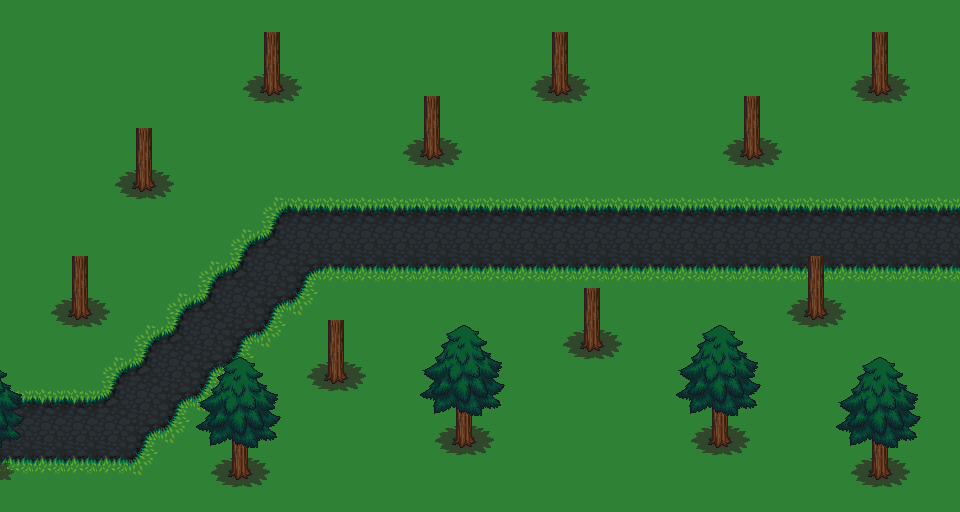

Below is a game level as drawn by its tile map, then a one-line description and the .tmx file that defines it, in full:
An orthogonal 30x16 tile map with 32x32 px tiles, 4 tile layers (Road, Ground, Treetrunk, Treetop), 5 tilesets.

<map version="1.4" tiledversion="1.4.1" orientation="orthogonal" renderorder="right-down" width="30" height="16" tilewidth="32" tileheight="32" infinite="0" nextlayerid="10" nextobjectid="1">
 <tileset firstgid="1" source="lavarock.tsx" />
 <tileset firstgid="19" source="grass.tsx" />
 <tileset firstgid="37" source="trunk.tsx" />
 <tileset firstgid="55" source="treetop.tsx" />
 <tileset firstgid="97" source="wolfsheet1.tsx" />
 <group id="2" name="Grounds">
  <layer id="1" name="Road" width="30" height="16">
   <data encoding="csv">
0,0,0,0,0,0,0,0,0,0,0,0,0,0,0,0,0,0,0,0,0,0,0,0,0,0,0,0,0,0,
0,0,0,0,0,0,0,0,0,0,0,0,0,0,0,0,0,0,0,0,0,0,0,0,0,0,0,0,0,0,
0,0,0,0,0,0,0,0,0,0,0,0,0,0,0,0,0,0,0,0,0,0,0,0,0,0,0,0,0,0,
0,0,0,0,0,0,0,0,0,0,0,0,0,0,0,0,0,0,0,0,0,0,0,0,0,0,0,0,0,0,
0,0,0,0,0,0,0,0,0,0,0,0,0,0,0,0,0,0,0,0,0,0,0,0,0,0,0,0,0,0,
0,0,0,0,0,0,0,0,0,0,0,0,0,0,0,0,0,0,0,0,0,0,0,0,0,0,0,0,0,0,
0,0,0,0,0,0,0,0,7,8,8,8,8,8,8,8,8,8,8,8,8,8,8,8,8,8,8,8,8,8,
0,0,0,0,0,0,0,7,6,11,11,11,11,11,11,11,11,11,11,11,11,11,11,11,11,11,11,11,11,11,
0,0,0,0,0,0,7,6,11,2,14,14,14,14,14,14,14,14,14,14,14,14,14,14,14,14,14,14,14,14,
0,0,0,0,0,7,6,11,2,15,0,0,0,0,0,0,0,0,0,0,0,0,0,0,0,0,0,0,0,0,
0,0,0,0,7,6,11,2,15,0,0,0,0,0,0,0,0,0,0,0,0,0,0,0,0,0,0,0,0,0,
0,0,0,7,6,11,2,15,0,0,0,0,0,0,0,0,0,0,0,0,0,0,0,0,0,0,0,0,0,0,
8,8,8,6,11,2,15,0,0,0,0,0,0,0,0,0,0,0,0,0,0,0,0,0,0,0,0,0,0,0,
11,11,11,11,2,15,0,0,0,0,0,0,0,0,0,0,0,0,0,0,0,0,0,0,0,0,0,0,0,0,
14,14,14,14,15,0,0,0,0,0,0,0,0,0,0,0,0,0,0,0,0,0,0,0,0,0,0,0,0,0,
0,0,0,0,0,0,0,0,0,0,0,0,0,0,0,0,0,0,0,0,0,0,0,0,0,0,0,0,0,0
</data>
  </layer>
  <layer id="3" name="Ground" width="30" height="16">
   <data encoding="csv">
29,29,29,29,29,29,29,29,29,29,29,29,29,29,29,29,29,29,29,29,29,29,29,29,29,29,29,29,29,29,
29,29,29,29,29,29,29,29,29,29,29,29,29,29,29,29,29,29,29,29,29,29,29,29,29,29,29,29,29,29,
29,29,29,29,29,29,29,29,29,29,29,29,29,29,29,29,29,29,29,29,29,29,29,29,29,29,29,29,29,29,
29,29,29,29,29,29,29,29,29,29,29,29,29,29,29,29,29,29,29,29,29,29,29,29,29,29,29,29,29,29,
29,29,29,29,29,29,29,29,29,29,29,29,29,29,29,29,29,29,29,29,29,29,29,29,29,29,29,29,29,29,
29,29,29,29,29,29,29,29,29,29,29,29,29,29,29,29,29,29,29,29,29,29,29,29,29,29,29,29,29,29,
29,29,29,29,29,29,29,29,20,32,32,32,32,32,32,32,32,32,32,32,32,32,32,32,32,32,32,32,32,32,
29,29,29,29,29,29,29,20,33,0,0,0,0,0,0,0,0,0,0,0,0,0,0,0,0,0,0,0,0,0,
29,29,29,29,29,29,20,33,0,25,26,26,26,26,26,26,26,26,26,26,26,26,26,26,26,26,26,26,26,26,
29,29,29,29,29,20,33,0,25,24,29,29,29,29,29,29,29,29,29,29,29,29,29,29,29,29,29,29,29,29,
29,29,29,29,20,33,0,25,24,29,29,29,29,29,29,29,29,29,29,29,29,29,29,29,29,29,29,29,29,29,
29,29,29,20,33,0,25,24,29,29,29,29,29,29,29,29,29,29,29,29,29,29,29,29,29,29,29,29,29,29,
32,32,32,33,0,25,24,29,29,29,29,29,29,29,29,29,29,29,29,29,29,29,29,29,29,29,29,29,29,29,
0,0,0,0,25,24,29,29,29,29,29,29,29,29,29,29,29,29,29,29,29,29,29,29,29,29,29,29,29,29,
26,26,26,26,24,29,29,29,29,29,29,29,29,29,29,29,29,29,29,29,29,29,29,29,29,29,29,29,29,29,
29,29,29,29,29,29,29,29,29,29,29,29,29,29,29,29,29,29,29,29,29,29,29,29,29,29,29,29,29,29
</data>
  </layer>
  <group id="4" name="Tree">
   <layer id="5" name="Treetrunk" width="30" height="16">
    <data encoding="csv">
0,0,0,0,0,0,0,0,0,0,0,0,0,0,0,0,0,0,0,0,0,0,0,0,0,0,0,0,0,0,
0,0,0,0,0,0,0,40,41,42,0,0,0,0,0,0,40,41,42,0,0,0,0,0,0,0,40,41,42,0,
0,0,0,0,0,0,0,46,47,48,0,0,0,0,0,0,46,47,48,0,0,0,0,0,0,0,46,47,48,0,
0,0,0,0,0,0,0,52,53,54,0,0,40,41,42,0,52,53,54,0,0,0,40,41,42,0,52,53,54,0,
0,0,0,40,41,42,0,0,0,0,0,0,46,47,48,0,0,0,0,0,0,0,46,47,48,0,0,0,0,0,
0,0,0,46,47,48,0,0,0,0,0,0,52,53,54,0,0,0,0,0,0,0,52,53,54,0,0,0,0,0,
0,0,0,52,53,54,0,0,0,0,0,0,0,0,0,0,0,0,0,0,0,0,0,0,0,0,0,0,0,0,
0,0,0,0,0,0,0,0,0,0,0,0,0,0,0,0,0,0,0,0,0,0,0,0,0,0,0,0,0,0,
0,40,41,42,0,0,0,0,0,0,0,0,0,0,0,0,0,0,0,0,0,0,0,0,40,41,42,0,0,0,
0,46,47,48,0,0,0,0,0,0,0,0,0,0,0,0,0,40,41,42,0,0,0,0,46,47,48,0,0,0,
0,52,53,54,0,0,0,0,0,40,41,42,0,0,0,0,0,46,47,48,0,0,0,0,52,53,54,0,0,0,
0,0,0,0,0,0,0,0,0,46,47,48,0,0,0,0,0,52,53,54,0,0,0,0,0,0,0,0,0,0,
0,0,0,0,0,0,0,0,0,52,53,54,0,40,41,42,0,0,0,0,0,40,41,42,0,0,0,0,0,0,
0,0,0,0,0,0,40,41,42,0,0,0,0,46,47,48,0,0,0,0,0,46,47,48,0,0,40,41,42,0,
48,0,0,0,0,0,46,47,48,0,0,0,0,52,53,54,0,0,0,0,0,52,53,54,0,0,46,47,48,0,
0,0,0,0,0,0,52,53,54,0,0,0,0,0,0,0,0,0,0,0,0,0,0,0,0,0,52,53,54,0
</data>
   </layer>
   <layer id="6" name="Treetop" width="30" height="16">
    <data encoding="csv">
0,0,0,0,0,0,0,0,0,0,0,0,0,0,0,0,0,0,0,0,0,0,0,0,0,0,0,0,0,0,
0,0,0,0,0,0,0,0,0,0,0,0,0,0,0,0,0,0,0,0,0,0,0,0,0,0,0,0,0,0,
0,0,0,0,0,0,0,0,0,0,0,0,0,0,0,0,0,0,0,0,0,0,0,0,0,0,0,0,0,0,
0,0,0,0,0,0,0,0,0,0,0,0,0,0,0,0,0,0,0,0,0,0,0,0,0,0,0,0,0,0,
0,0,0,0,0,0,0,0,0,0,0,0,0,0,0,0,0,0,0,0,0,0,0,0,0,0,0,0,0,0,
0,0,0,0,0,0,0,0,0,0,0,0,0,0,0,0,0,0,0,0,0,0,0,0,0,0,0,0,0,0,
0,0,0,0,0,0,0,0,0,0,0,0,0,0,0,0,0,0,0,0,0,0,0,0,0,0,0,0,0,0,
0,0,0,0,0,0,0,0,0,0,0,0,0,0,0,0,0,0,0,0,0,0,0,0,0,0,0,0,0,0,
0,0,0,0,0,0,0,0,0,0,0,0,0,0,0,0,0,0,0,0,0,0,0,0,0,0,0,0,0,0,
0,0,0,0,0,0,0,0,0,0,0,0,0,0,0,0,0,0,0,0,0,0,0,0,0,0,0,0,0,0,
0,0,0,0,0,0,0,0,0,0,0,0,0,73,74,75,0,0,0,0,0,73,74,75,0,0,0,0,0,0,
75,0,0,0,0,0,73,74,75,0,0,0,0,79,80,81,0,0,0,0,0,79,80,81,0,0,73,74,75,0,
81,0,0,0,0,0,79,80,81,0,0,0,0,85,86,87,0,0,0,0,0,85,86,87,0,0,79,80,81,0,
87,0,0,0,0,0,85,86,87,0,0,0,0,0,0,0,0,0,0,0,0,0,0,0,0,0,85,86,87,0,
0,0,0,0,0,0,0,0,0,0,0,0,0,0,0,0,0,0,0,0,0,0,0,0,0,0,0,0,0,0,
0,0,0,0,0,0,0,0,0,0,0,0,0,0,0,0,0,0,0,0,0,0,0,0,0,0,0,0,0,0
</data>
   </layer>
  </group>
 </group>
</map>
